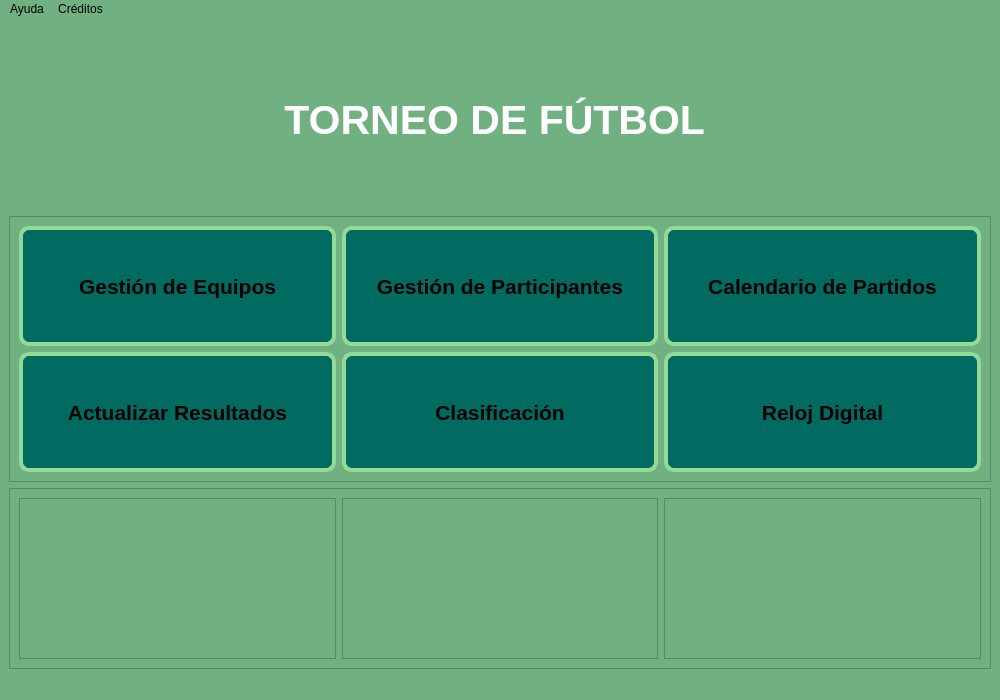
<?xml version="1.0" encoding="UTF-8"?>
<ui version="4.0">
 <class>MainWindow</class>
 <widget class="QMainWindow" name="MainWindow">
  <property name="geometry">
   <rect>
    <x>0</x>
    <y>0</y>
    <width>1000</width>
    <height>700</height>
   </rect>
  </property>
  <property name="minimumSize">
   <size>
    <width>900</width>
    <height>700</height>
   </size>
  </property>
  <property name="maximumSize">
   <size>
    <width>2782</width>
    <height>2221</height>
   </size>
  </property>
  <property name="windowTitle">
   <string>Gestión de Torneo de Fútbol - Instituto</string>
  </property>
  <property name="styleSheet">
   <string notr="true">background-color: rgb(113, 177, 129);
</string>
  </property>
  <widget class="QWidget" name="centralwidget">
   <layout class="QVBoxLayout" name="verticalLayout">
    <item>
     <widget class="QLabel" name="lblTitulo">
      <property name="font">
       <font>
        <pointsize>31</pointsize>
        <bold>true</bold>
       </font>
      </property>
      <property name="styleSheet">
       <string notr="true">
color: rgb(255, 255, 255);</string>
      </property>
      <property name="text">
       <string>TORNEO DE FÚTBOL </string>
      </property>
      <property name="alignment">
       <set>Qt::AlignmentFlag::AlignCenter</set>
      </property>
     </widget>
    </item>
    <item>
     <widget class="QFrame" name="frameContenido">
      <property name="frameShape">
       <enum>QFrame::Shape::StyledPanel</enum>
      </property>
      <layout class="QGridLayout" name="gridLayout">
       <item row="1" column="2">
        <widget class="QPushButton" name="btnEstadisticas">
         <property name="minimumSize">
          <size>
           <width>200</width>
           <height>120</height>
          </size>
         </property>
         <property name="font">
          <font>
           <pointsize>16</pointsize>
           <bold>true</bold>
          </font>
         </property>
         <property name="toolTip">
          <string>Ver estadísticas de goles y tarjetas</string>
         </property>
         <property name="styleSheet">
          <string notr="true">background-color: rgb(1, 107, 97);

border: 4px solid #93da97; 
border-radius:10px; 

</string>
         </property>
         <property name="text">
          <string>Reloj Digital</string>
         </property>
         <property name="icon">
          <iconset>
           <normaloff>../resources/iconos/stats.png</normaloff>../resources/iconos/stats.png</iconset>
         </property>
         <property name="iconSize">
          <size>
           <width>48</width>
           <height>48</height>
          </size>
         </property>
        </widget>
       </item>
       <item row="1" column="1">
        <widget class="QPushButton" name="btnClasificacion">
         <property name="minimumSize">
          <size>
           <width>200</width>
           <height>120</height>
          </size>
         </property>
         <property name="font">
          <font>
           <pointsize>16</pointsize>
           <bold>true</bold>
          </font>
         </property>
         <property name="toolTip">
          <string>Ver cuadro de eliminatorias y clasificación</string>
         </property>
         <property name="styleSheet">
          <string notr="true">background-color: rgb(1, 107, 97);

border: 4px solid #93da97; 
border-radius:10px; 
</string>
         </property>
         <property name="text">
          <string>Clasificación</string>
         </property>
         <property name="icon">
          <iconset>
           <normaloff>../resources/iconos/trophy.png</normaloff>../resources/iconos/trophy.png</iconset>
         </property>
         <property name="iconSize">
          <size>
           <width>48</width>
           <height>48</height>
          </size>
         </property>
        </widget>
       </item>
       <item row="0" column="2">
        <widget class="QPushButton" name="btnCalendario">
         <property name="minimumSize">
          <size>
           <width>200</width>
           <height>120</height>
          </size>
         </property>
         <property name="font">
          <font>
           <pointsize>16</pointsize>
           <bold>true</bold>
          </font>
         </property>
         <property name="toolTip">
          <string>Programar y gestionar partidos</string>
         </property>
         <property name="styleSheet">
          <string notr="true">background-color: rgb(1, 107, 97);

border: 4px solid #93da97; 
border-radius:10px; 
</string>
         </property>
         <property name="text">
          <string>Calendario de Partidos</string>
         </property>
         <property name="icon">
          <iconset>
           <normaloff>../resources/iconos/calendar.png</normaloff>../resources/iconos/calendar.png</iconset>
         </property>
         <property name="iconSize">
          <size>
           <width>48</width>
           <height>48</height>
          </size>
         </property>
        </widget>
       </item>
       <item row="0" column="1">
        <widget class="QPushButton" name="btnParticipantes">
         <property name="minimumSize">
          <size>
           <width>200</width>
           <height>120</height>
          </size>
         </property>
         <property name="font">
          <font>
           <pointsize>16</pointsize>
           <bold>true</bold>
          </font>
         </property>
         <property name="toolTip">
          <string>Gestionar jugadores y árbitros</string>
         </property>
         <property name="styleSheet">
          <string notr="true">background-color: rgb(1, 107, 97);

border: 4px solid #93da97; 
border-radius:10px; 
</string>
         </property>
         <property name="text">
          <string>Gestión de Participantes</string>
         </property>
         <property name="icon">
          <iconset>
           <normaloff>../resources/iconos/players.png</normaloff>../resources/iconos/players.png</iconset>
         </property>
         <property name="iconSize">
          <size>
           <width>48</width>
           <height>48</height>
          </size>
         </property>
        </widget>
       </item>
       <item row="1" column="0">
        <widget class="QPushButton" name="btnResultados">
         <property name="minimumSize">
          <size>
           <width>200</width>
           <height>120</height>
          </size>
         </property>
         <property name="font">
          <font>
           <pointsize>16</pointsize>
           <bold>true</bold>
          </font>
         </property>
         <property name="toolTip">
          <string>Registrar resultados, goles y tarjetas</string>
         </property>
         <property name="styleSheet">
          <string notr="true">background-color: rgb(1, 107, 97);

border: 4px solid #93da97; 
border-radius:10px; 
</string>
         </property>
         <property name="text">
          <string>Actualizar Resultados</string>
         </property>
         <property name="icon">
          <iconset>
           <normaloff>../resources/iconos/results.png</normaloff>../resources/iconos/results.png</iconset>
         </property>
         <property name="iconSize">
          <size>
           <width>48</width>
           <height>48</height>
          </size>
         </property>
        </widget>
       </item>
       <item row="0" column="0">
        <widget class="QPushButton" name="btnEquipos">
         <property name="minimumSize">
          <size>
           <width>200</width>
           <height>120</height>
          </size>
         </property>
         <property name="font">
          <font>
           <pointsize>16</pointsize>
           <bold>true</bold>
          </font>
         </property>
         <property name="toolTip">
          <string>Crear, editar y eliminar equipos del torneo</string>
         </property>
         <property name="styleSheet">
          <string notr="true">background-color: rgb(1, 107, 97);

border: 4px solid #93da97; 
border-radius:10px; 

</string>
         </property>
         <property name="text">
          <string>Gestión de Equipos</string>
         </property>
         <property name="icon">
          <iconset>
           <normaloff>../resources/iconos/team.png</normaloff>../resources/iconos/team.png</iconset>
         </property>
         <property name="iconSize">
          <size>
           <width>48</width>
           <height>48</height>
          </size>
         </property>
        </widget>
       </item>
      </layout>
     </widget>
    </item>
    <item>
     <widget class="QFrame" name="frame">
      <property name="frameShape">
       <enum>QFrame::Shape::StyledPanel</enum>
      </property>
      <property name="frameShadow">
       <enum>QFrame::Shadow::Raised</enum>
      </property>
      <layout class="QHBoxLayout" name="horizontalLayout">
       <item>
        <widget class="QFrame" name="frame_2">
         <property name="styleSheet">
          <string notr="true"/>
         </property>
         <property name="frameShape">
          <enum>QFrame::Shape::StyledPanel</enum>
         </property>
         <property name="frameShadow">
          <enum>QFrame::Shadow::Raised</enum>
         </property>
         <layout class="QHBoxLayout" name="horizontalLayout_2">
          <item>
           <widget class="QLabel" name="label">
            <property name="text">
             <string/>
            </property>
            <property name="pixmap">
             <pixmap>../resources/img/equipo.jpg</pixmap>
            </property>
            <property name="scaledContents">
             <bool>true</bool>
            </property>
           </widget>
          </item>
         </layout>
        </widget>
       </item>
       <item>
        <widget class="QFrame" name="frame_3">
         <property name="styleSheet">
          <string notr="true"/>
         </property>
         <property name="frameShape">
          <enum>QFrame::Shape::StyledPanel</enum>
         </property>
         <property name="frameShadow">
          <enum>QFrame::Shadow::Raised</enum>
         </property>
         <layout class="QHBoxLayout" name="horizontalLayout_4">
          <item>
           <widget class="QLabel" name="label_2">
            <property name="text">
             <string/>
            </property>
            <property name="pixmap">
             <pixmap>../resources/img/Champ.jpg</pixmap>
            </property>
            <property name="scaledContents">
             <bool>true</bool>
            </property>
           </widget>
          </item>
         </layout>
        </widget>
       </item>
       <item>
        <widget class="QFrame" name="frame_4">
         <property name="styleSheet">
          <string notr="true"/>
         </property>
         <property name="frameShape">
          <enum>QFrame::Shape::StyledPanel</enum>
         </property>
         <property name="frameShadow">
          <enum>QFrame::Shadow::Raised</enum>
         </property>
         <layout class="QHBoxLayout" name="horizontalLayout_3">
          <item>
           <widget class="QLabel" name="label_3">
            <property name="text">
             <string/>
            </property>
            <property name="pixmap">
             <pixmap>../resources/img/entreno.jpg</pixmap>
            </property>
            <property name="scaledContents">
             <bool>true</bool>
            </property>
           </widget>
          </item>
         </layout>
        </widget>
       </item>
      </layout>
     </widget>
    </item>
   </layout>
  </widget>
  <widget class="QMenuBar" name="menubar">
   <property name="geometry">
    <rect>
     <x>0</x>
     <y>0</y>
     <width>1000</width>
     <height>33</height>
    </rect>
   </property>
   <widget class="QMenu" name="menuAyuda">
    <property name="title">
     <string>Ayuda</string>
    </property>
    <addaction name="actionAyuda"/>
   </widget>
   <widget class="QMenu" name="menuCreditos">
    <property name="title">
     <string>Créditos</string>
    </property>
    <addaction name="actionCreditos"/>
   </widget>
   <addaction name="menuAyuda"/>
   <addaction name="menuCreditos"/>
  </widget>
  <widget class="QStatusBar" name="statusbar"/>
  <action name="actionExportar">
   <property name="text">
    <string>Exportar a CSV</string>
   </property>
  </action>
  <action name="actionSalir">
   <property name="text">
    <string>Salir</string>
   </property>
  </action>
  <action name="actionAyuda">
   <property name="text">
    <string>Ayuda</string>
   </property>
   <property name="font">
    <font>
     <bold>true</bold>
    </font>
   </property>
  </action>
  <action name="actionCreditos">
   <property name="text">
    <string>Créditos</string>
   </property>
  </action>
 </widget>
 <resources/>
 <connections/>
</ui>
